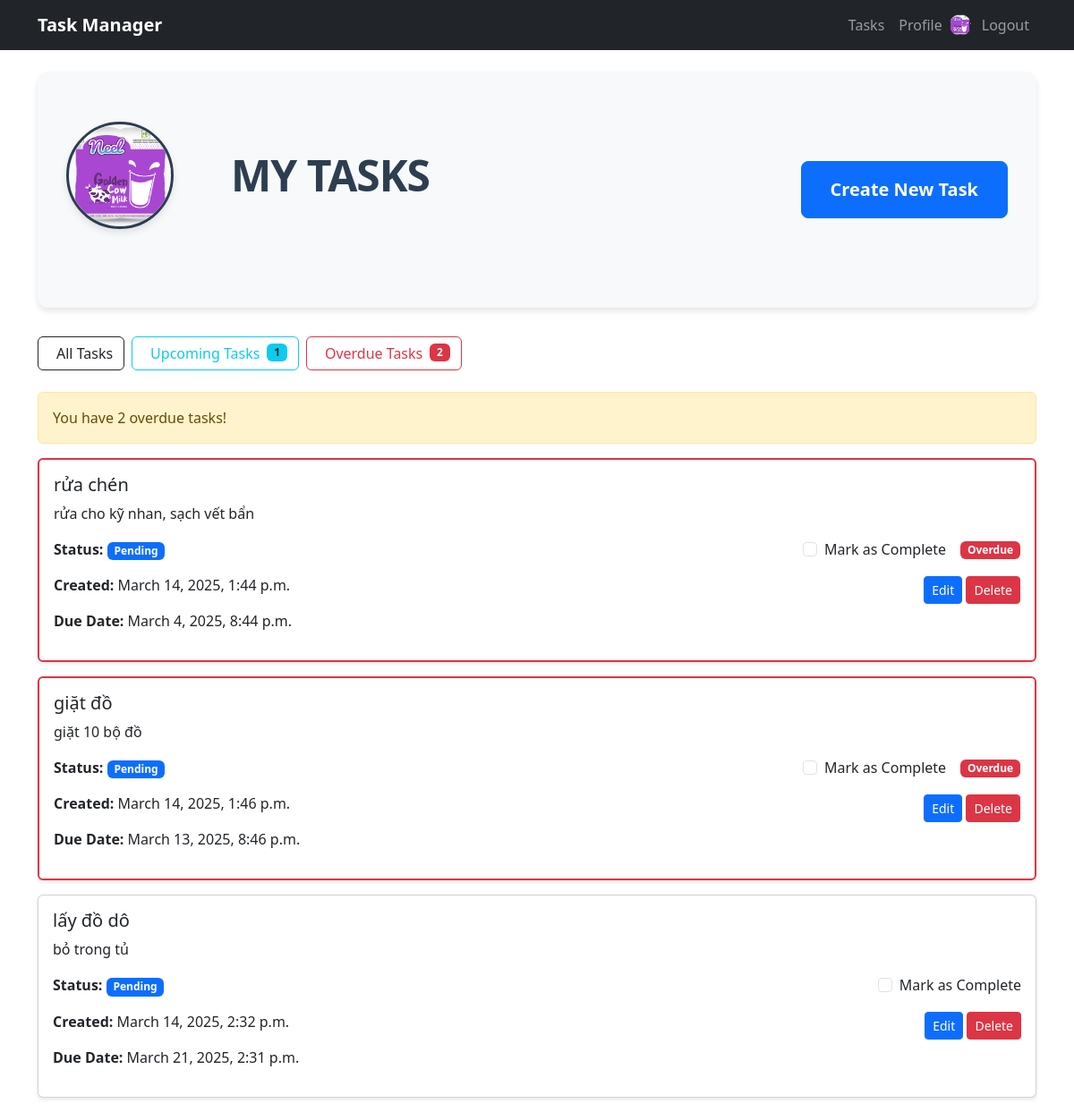
The app's page / (signed in) with its own data.
### tasks/models.py (models this page shows, shortened)
class UserProfile(models.Model):
    user = models.OneToOneField(User, on_delete=models.CASCADE)
    avatar = models.ImageField(upload_to='avatars/', null=True, blank=True)
    is_admin = models.BooleanField(default=False)

class Task(models.Model):
    STATUS_CHOICES = [
        ('pending', 'Pending'),
        ('in_progress', 'In Progress'),
        ('completed', 'Completed'),
    ]
    title = models.CharField(max_length=200)
    description = models.TextField(blank=True)
    created_by = models.ForeignKey(User, on_delete=models.CASCADE, related_name='created_tasks')
    assigned_to = models.ForeignKey(User, on_delete=models.CASCADE, related_name='assigned_tasks')
    status = models.CharField(max_length=20, choices=STATUS_CHOICES, default='pending')
    created_time = models.DateTimeField(auto_now_add=True)
    due_date = models.DateTimeField()
    finished_time = models.DateTimeField(null=True, blank=True)
    def is_overdue(self):
        return self.status != 'completed' and self.due_date < timezone.now()

### tasks/views.py (the view)
# urls.py: path('', views.task_list, name='task_list'),
@login_required
def task_list(request):
    tasks = Task.objects.filter(assigned_to=request.user)
    filter_type = request.GET.get('filter', 'all')
    if filter_type == 'overdue':
        tasks = tasks.filter(
            Q(due_date__lt=timezone.now()) &
            ~Q(status='completed')
        )
    elif filter_type == 'upcoming':
        tasks = tasks.filter(
            Q(due_date__gt=timezone.now()) &
            ~Q(status='completed')
        ).order_by('due_date')
    overdue_count = sum(1 for task in tasks if task.is_overdue())
    upcoming_count = Task.objects.filter(
        assigned_to=request.user,
        due_date__gt=timezone.now(),
        status__in=['pending', 'in_progress']
    ).count()
    return render(request, 'tasks/task_list.html', {
        'tasks': tasks,
        'overdue_count': overdue_count,
        'upcoming_count': upcoming_count,
        'current_filter': filter_type
    })

### tasks/templates/tasks/task_list.html (shortened to what this page needs)
{% extends 'tasks/base.html' %}
{% block content %}
<div class="row">
    <div class="col-md-12">
        <div class="header-container">
            <div class="header-content">
                <div class="page-header">
                    {% if user.userprofile.avatar %}
                        <img src="{{ user.userprofile.avatar.url }}" alt="Avatar" class="avatar-img">
                    {% elif user.userprofile.avatar_url %}
                        <img src="{{ user.userprofile.avatar_url }}" alt="Avatar" class="avatar-img">
                    {% endif %}
                    <h2>My Tasks</h2>
                </div>
                <a href="{% url 'task_create' %}" class="btn btn-primary btn-lg create-task-btn">Create New Task</a>
            </div>
        </div>
        <div class="filter-buttons">
            <a href="{% url 'task_list' %}?filter=all"
               class="btn {% if current_filter == 'all' %}active{% else %}btn-outline-primary{% endif %}">
                 All Tasks
            </a>
            <a href="{% url 'task_list' %}?filter=upcoming"
               class="btn {% if current_filter == 'upcoming' %}active{% else %}btn-outline-info{% endif %}">
                 Upcoming Tasks
                {% if upcoming_count > 0 %}<span class="badge bg-info text-dark">{{ upcoming_count }}</span>{% endif %}
            </a>
            <a href="{% url 'task_list' %}?filter=overdue"
               class="btn {% if current_filter == 'overdue' %}active{% else %}btn-outline-danger{% endif %}">
                 Overdue Tasks
                {% if overdue_count > 0 %}<span class="badge bg-danger">{{ overdue_count }}</span>{% endif %}
            </a>
        </div>
        {% if overdue_count > 0 and current_filter == 'all' %}
        <div class="alert alert-warning">
            You have {{ overdue_count }} overdue task{{ overdue_count|pluralize }}!
        </div>
        {% endif %}
        {% for task in tasks %}
        <div class="card task-card {% if task.is_overdue %}overdue{% endif %}">
            <div class="card-body">
                <h5 class="card-title">{{ task.title }}</h5>
                <p class="card-text">{{ task.description }}</p>
                <div class="row">
                    <div class="col-md-6">
                        <p><strong>Status:</strong>
                            {% if task.status == 'completed' %}
                                <span class="badge bg-success">Completed</span>
                            {% else %}
                                <span class="badge bg-primary">{{ task.get_status_display }}</span>
                            {% endif %}
                        </p>
                        <p><strong>Created:</strong> {{ task.created_time|date:"F j, Y, g:i a" }}</p>
                        <p><strong>Due Date:</strong> {{ task.due_date|date:"F j, Y, g:i a" }}</p>
                    </div>
                    <div class="col-md-6">
                        <div class="task-actions">
                            <div class="status-group">
                                <form method="post" action="{% url 'task_toggle_complete' task.pk %}" class="d-inline">
                                    <div class="form-check">
                                        <input type="checkbox" class="form-check-input" id="task-{{ task.pk }}"
                                               onchange="this.form.submit()">
                                        <label class="form-check-label" for="task-{{ task.pk }}">
                                            Mark as Complete
                                        </label>
                                    </div>
                                </form>
                                {% if task.is_overdue %}
                                <span class="badge bg-danger">Overdue</span>
                                {% endif %}
                            </div>
                            <div class="button-group">
                                <a href="{% url 'task_update' task.pk %}" class="btn btn-sm btn-primary">Edit</a>
                                <a href="{% url 'task_delete' task.pk %}" class="btn btn-sm btn-danger">Delete</a>
                            </div>
                        </div>
                    </div>
                </div>
            </div>
        </div>
        {% empty %}
        <div class="alert alert-info">
            No tasks found. Create your first task!
        </div>
        {% endfor %}
    </div>
</div>
{% endblock %}

### tasks/templates/tasks/base.html (shortened to what this page needs)
<!DOCTYPE html>
<html lang="en">
<head>
    {% load static %}
    <link href="https://cdn.jsdelivr.net/npm/bootstrap@5.3.0/dist/css/bootstrap.min.css" rel="stylesheet">
</head>
<body>
    <nav class="navbar navbar-expand-lg navbar-dark bg-dark">
        <div class="container">
            <a class="navbar-brand" href="{% url 'task_list' %}">Task Manager</a>
            <div class="collapse navbar-collapse" id="navbarNav">
                <ul class="navbar-nav ms-auto">
                    {% if user.is_authenticated %}
                        <li class="nav-item">
                            <a class="nav-link" href="{% url 'task_list' %}">Tasks</a>
                        </li>
                        <li class="nav-item">
                            <a class="nav-link" href="{% url 'profile' %}">Profile</a>
                        </li>
                        <li class="nav-item user-nav-item">
                            {% if user.userprofile.avatar %}
                                <img src="{{ user.userprofile.avatar.url }}" alt="Avatar" class="avatar-img-sm">
                            {% elif user.userprofile.avatar_url %}
                                <img src="{{ user.userprofile.avatar_url }}" alt="Avatar" class="avatar-img-sm">
                            {% endif %}
                            <a class="nav-link" href="{% url 'logout' %}">Logout</a>
                        </li>
                    {% endif %}
                </ul>
            </div>
        </div>
    </nav>
    <div class="container mt-4">
        {% block content %}
        {% endblock %}
    </div>
</body>
</html>

### tasks/templates/tasks/base.html (style rules this page uses)
.task-card { margin-bottom: 20px; box-shadow: 0 2px 4px rgba(0,0,0,0.1); }
.navbar-brand { font-weight: bold; }
.nav-link { font-weight: 500; }
.avatar-img { width: 48px; height: 48px; border-radius: 50%; object-fit: cover; margin-right: 8px; }
.avatar-img-sm { width: 24px; height: 24px; border-radius: 50%; object-fit: cover; margin-right: 4px; }
.user-nav-item { display: flex; align-items: center; }
.page-header { display: flex; align-items: center; margin-bottom: 2rem; padding: 1rem 0; }
.page-header .avatar-img { width: 120px; height: 120px; margin-right: 2rem; border: 3px solid #2c3e50; box-shadow: 0 4px 8px rgba(0,0,0,0.1); }
.page-header h2 { font-size: 3.5rem; font-weight: bold; margin: 0; color: #2c3e50; text-transform: uppercase; letter-spacing: -1px; }

### tasks/templates/tasks/task_list.html (style rules this page uses)
.task-card { margin-bottom: 1rem; }
.task-card.overdue { border: 2px solid #dc3545; }
.task-actions { display: flex; flex-direction: column; align-items: flex-end; gap: 0.5rem; }
.button-group { margin-top: 0.5rem; }
.status-group { display: flex; align-items: center; gap: 1rem; }
.filter-buttons { margin-bottom: 1.5rem; display: flex; gap: 0.5rem; flex-wrap: wrap; }
.filter-buttons .btn { display: flex; align-items: center; gap: 0.5rem; }
.page-header { display: flex; align-items: center; gap: 2rem; padding: 1.5rem 0; }
.page-header h2 { font-size: 3rem; margin: 0; font-weight: bold; color: #2c3e50; }
.header-container { background-color: #f8f9fa; padding: 2rem; margin-bottom: 2rem; border-radius: 12px; box-shadow: 0 4px 6px rgba(0,0,0,0.1); }
.header-content { display: flex; justify-content: space-between; align-items: center; width: 100%; max-width: 1400px; margin: 0 auto; }
.avatar-img { width: 140px; height: 140px; border-radius: 50%; object-fit: cover; border: 3px solid #fff; box-shadow: 0 2px 4px rgba(0,0,0,0.1); }
.create-task-btn { padding: 1rem 2rem; font-size: 1.25rem; font-weight: 600; }

### records on screen
Task: title "rửa chén", description "rửa cho kỹ nhan, sạch vết bẩn", status "Pending", created_time "March 14, 2025, 1:44 p.m.", due_date "March 4, 2025, 8:44 p.m.", shows "Overdue"
Task: title "giặt đồ", description "giặt 10 bộ đồ", status "Pending", created_time "March 14, 2025, 1:46 p.m.", due_date "March 13, 2025, 8:46 p.m.", shows "Overdue"
Task: title "lấy đồ dô", description "bỏ trong tủ", status "Pending", created_time "March 14, 2025, 2:32 p.m.", due_date "March 21, 2025, 2:31 p.m."

### other values on screen
{{ upcoming_count }} "1"
{{ overdue_count }} "2"
